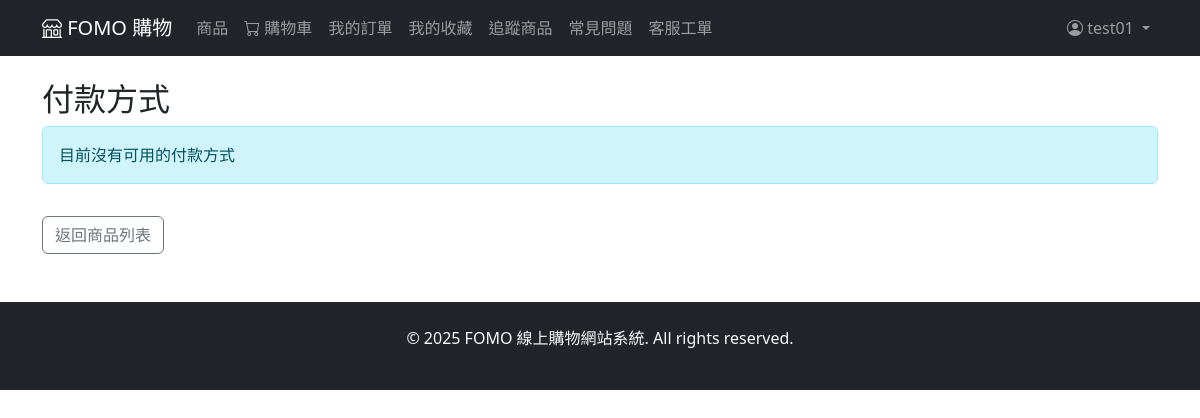
The app's page /payment/methods/ (signed in), older data.
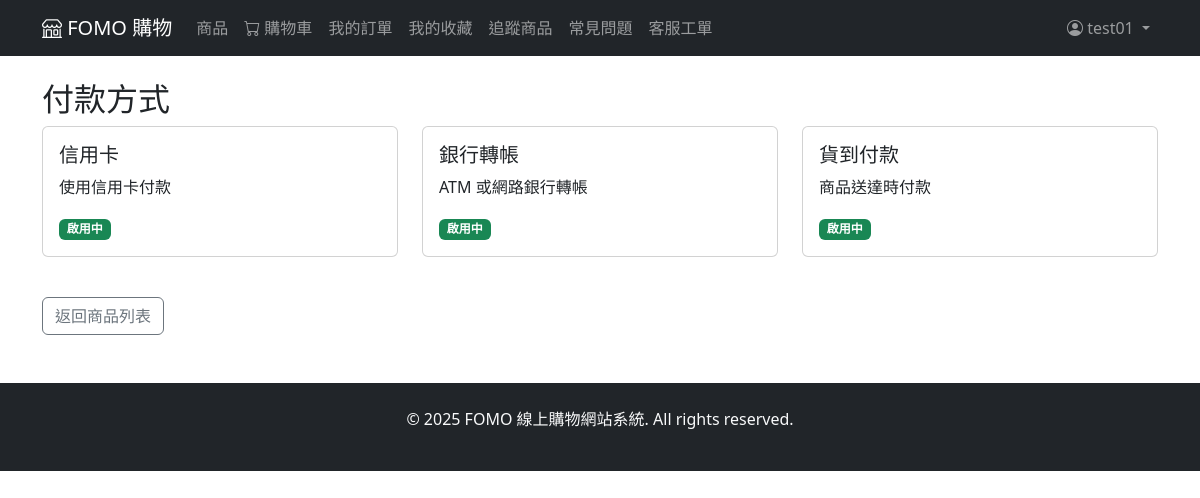
The same page, newer data.
### payment/models.py (models this page shows, shortened)
class PaymentMethod(models.Model):
    name = models.CharField(max_length=50, verbose_name="付款方式名稱")
    code = models.CharField(max_length=20, unique=True, verbose_name="代碼")
    is_active = models.BooleanField(default=True, verbose_name="啟用")
    description = models.TextField(blank=True, verbose_name="描述")
    class Meta:
        verbose_name = "付款方式"
        verbose_name_plural = "付款方式"

### payment/views.py (the view)
# urls.py: path('methods/', views.payment_methods, name='payment_methods'),
@login_required
def payment_methods(request):
    methods = PaymentMethod.objects.filter(is_active=True)
    return render(request, 'payment/methods.html', {'methods': methods})

### payment/templates/payment/methods.html (shortened to what this page needs)
{% extends 'base_fomo.html' %}
{% block content %}
<h2>付款方式</h2>
<div class="row">
    {% for method in methods %}
    <div class="col-md-4 mb-4">
        <div class="card">
            <div class="card-body">
                <h5 class="card-title">{{ method.name }}</h5>
                {% if method.description %}
                <p class="card-text">{{ method.description }}</p>
                {% endif %}
                <span class="badge bg-{% if method.is_active %}success{% else %}secondary{% endif %}">
                    {% if method.is_active %}啟用中{% else %}已停用{% endif %}
                </span>
            </div>
        </div>
    </div>
    {% empty %}
    <div class="col-12">
        <div class="alert alert-info">目前沒有可用的付款方式</div>
    </div>
    {% endfor %}
</div>
<div class="mt-3">
    <a href="{% url 'customer:product_list' %}" class="btn btn-outline-secondary">返回商品列表</a>
</div>
{% endblock %}

### my_final_proj/templates/base_fomo.html (shortened to what this page needs)
<!DOCTYPE html>
<html lang="zh-Hant">
<head>
    <link href="https://cdn.jsdelivr.net/npm/bootstrap@5.3.0/dist/css/bootstrap.min.css" rel="stylesheet">
    <link rel="stylesheet" href="https://cdn.jsdelivr.net/npm/bootstrap-icons@1.11.0/font/bootstrap-icons.css">
</head>
<body>
    <nav class="navbar navbar-expand-lg navbar-dark bg-dark">
        <div class="container">
            <a class="navbar-brand" href="{% url 'customer:product_list' %}">
                <i class="bi bi-shop"></i> FOMO 購物
            </a>
            <div class="collapse navbar-collapse" id="navbarNav">
                <ul class="navbar-nav me-auto">
                    <li class="nav-item">
                        <a class="nav-link" href="{% url 'customer:product_list' %}">商品</a>
                    </li>
                    {% if user.is_authenticated %}
                    <li class="nav-item">
                        <a class="nav-link" href="{% url 'customer:cart' %}">
                            <i class="bi bi-cart"></i> 購物車
                        </a>
                    </li>
                    <li class="nav-item">
                        <a class="nav-link" href="{% url 'customer:order_list' %}">我的訂單</a>
                    </li>
                    <li class="nav-item">
                        <a class="nav-link" href="{% url 'customer:favorite_list' %}">我的收藏</a>
                    </li>
                    <li class="nav-item">
                        <a class="nav-link" href="{% url 'customer:tracked_products' %}">追蹤商品</a>
                    </li>
                    <li class="nav-item">
                        <a class="nav-link" href="{% url 'payment:faq_list' %}">常見問題</a>
                    </li>
                    <li class="nav-item">
                        <a class="nav-link" href="{% url 'payment:ticket_list' %}">客服工單</a>
                    </li>
                    {% endif %}
                </ul>
                <ul class="navbar-nav">
                    {% if user.is_authenticated %}
                    <li class="nav-item dropdown">
                        <a class="nav-link dropdown-toggle" href="#" id="navbarDropdown" role="button" data-bs-toggle="dropdown">
                            <i class="bi bi-person-circle"></i> {{ user.username }}
                        </a>
                    </li>
                    {% endif %}
                </ul>
            </div>
        </div>
    </nav>
    <main class="container my-4">
        {% block content %}{% endblock %}
    </main>
    <footer class="bg-dark text-light py-4 mt-5">
        <div class="container text-center">
            <p>&copy; 2025 FOMO 線上購物網站系統. All rights reserved.</p>
        </div>
    </footer>
</body>
</html>

Row changes from the older to the newer data that the page shows:
added PaymentMethod: name "信用卡", description "使用信用卡付款", is_active "啟用中"
added PaymentMethod: name "銀行轉帳", description "ATM 或網路銀行轉帳", is_active "啟用中"
added PaymentMethod: name "貨到付款", description "商品送達時付款", is_active "啟用中"
Text that changed along with them:
text no longer shown: "目前沒有可用的付款方式"
